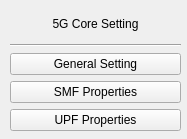
<?xml version="1.0" encoding="UTF-8"?>
<ui version="4.0">
 <class>Form</class>
 <widget class="QWidget" name="Form">
  <property name="geometry">
   <rect>
    <x>0</x>
    <y>0</y>
    <width>187</width>
    <height>139</height>
   </rect>
  </property>
  <property name="windowTitle">
   <string>Form</string>
  </property>
  <widget class="QWidget" name="verticalLayoutWidget">
   <property name="geometry">
    <rect>
     <x>10</x>
     <y>10</y>
     <width>171</width>
     <height>121</height>
    </rect>
   </property>
   <layout class="QVBoxLayout" name="verticalLayout">
    <item>
     <widget class="QLabel" name="label">
      <property name="sizePolicy">
       <sizepolicy hsizetype="Minimum" vsizetype="Minimum">
        <horstretch>0</horstretch>
        <verstretch>0</verstretch>
       </sizepolicy>
      </property>
      <property name="text">
       <string>5G Core Setting</string>
      </property>
      <property name="alignment">
       <set>Qt::AlignCenter</set>
      </property>
     </widget>
    </item>
    <item>
     <widget class="Line" name="line">
      <property name="orientation">
       <enum>Qt::Horizontal</enum>
      </property>
     </widget>
    </item>
    <item>
     <widget class="QPushButton" name="pushButton">
      <property name="text">
       <string>General Setting</string>
      </property>
     </widget>
    </item>
    <item>
     <widget class="QPushButton" name="pushButton_2">
      <property name="text">
       <string>SMF Properties</string>
      </property>
     </widget>
    </item>
    <item>
     <widget class="QPushButton" name="pushButton_3">
      <property name="text">
       <string>UPF Properties</string>
      </property>
     </widget>
    </item>
   </layout>
  </widget>
 </widget>
 <resources/>
 <connections/>
</ui>
